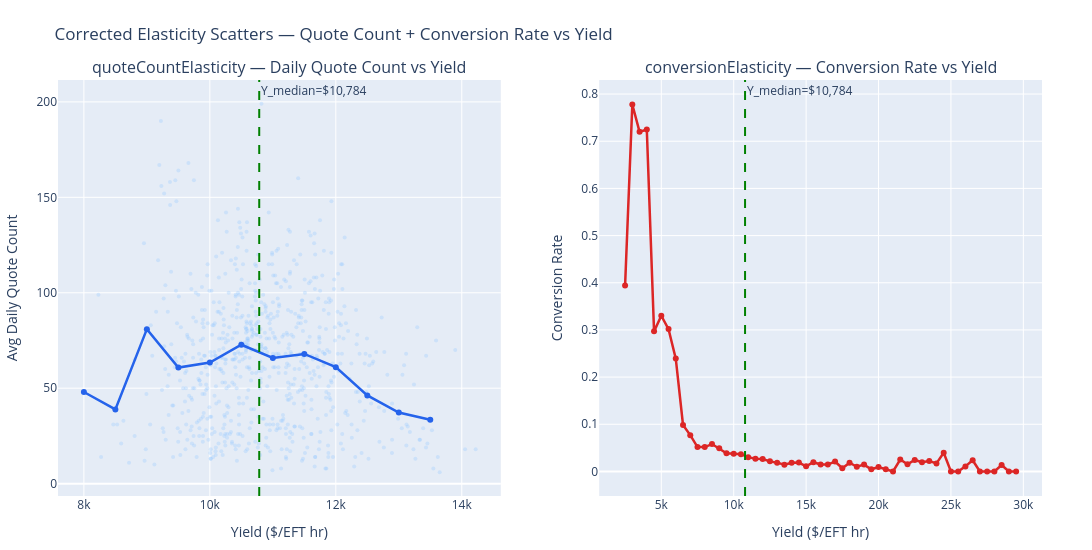

Notebook code for this chart:
### Code cell
# ── Corrected conversionElasticity scatter ────────────────────────
df_elasticity = (
    df_deduped_enriched
    .filter(
        pl.col("final_yield").is_not_null() &
        pl.col("final_yield").gt(2000) &
        pl.col("final_yield").lt(30000)
    )
    .with_columns(
        ((pl.col("final_yield") / 500).floor() * 500)
          .alias("yield_bracket")
    )
)

df_conv_binned = (
    df_elasticity
    .group_by("yield_bracket")
    .agg([
        pl.len().alias("quote_count"),
        pl.col("booked").sum().alias("bookings"),
        pl.col("booked").mean().alias("conversion_rate"),
    ])
    .filter(pl.col("quote_count") >= 20)  # min 20 quotes for stability
    .sort("yield_bracket")
)

print("Conversion rate by yield bracket:")
print(df_conv_binned.select([
    "yield_bracket","quote_count","bookings","conversion_rate"
]))

df_conv_pd = df_conv_binned.to_pandas()

fig = make_subplots(rows=1, cols=2, subplot_titles=[
    "quoteCountElasticity — Daily Quote Count vs Yield",
    "conversionElasticity — Conversion Rate vs Yield"
])

# Chart 1: quote count (daily scatter + bracket avg)
df_qc = df_daily_quotes.filter(
    pl.col("median_yield").is_not_null() &
    pl.col("median_yield").gt(5000) &
    pl.col("median_yield").lt(20000)
).to_pandas()

df_qc["yield_bracket"] = (df_qc["median_yield"] / 500).astype(int) * 500
df_qc_binned = (
    df_qc.groupby("yield_bracket")
    .agg(avg_count=("daily_quote_count","mean"), n=("daily_quote_count","count"))
    .reset_index().query("n >= 3").sort_values("yield_bracket")
)

fig.add_trace(go.Scatter(
    x=df_qc["median_yield"], y=df_qc["daily_quote_count"],
    mode="markers", name="daily raw",
    marker=dict(color="#93c5fd", size=4, opacity=0.3)
), row=1, col=1)
fig.add_trace(go.Scatter(
    x=df_qc_binned["yield_bracket"], y=df_qc_binned["avg_count"],
    mode="lines+markers", name="bracket avg",
    line=dict(color="#2563eb", width=2.5)
), row=1, col=1)

# Chart 2: conversion rate
fig.add_trace(go.Scatter(
    x=df_conv_pd["yield_bracket"], y=df_conv_pd["conversion_rate"],
    mode="lines+markers", name="conversion rate",
    line=dict(color="#dc2626", width=2.5),
    marker=dict(size=6)
), row=1, col=2)

# median yield line on both
for col_idx in [1, 2]:
    fig.add_vline(
        x=10784, line_dash="dash", line_color="green",
        annotation_text="Y_median=$10,784",
        row=1, col=col_idx
    )

fig.update_layout(
    title="Corrected Elasticity Scatters — Quote Count + Conversion Rate vs Yield",
    height=550, width=1200,
    margin=dict(l=50, r=50, t=80, b=50),
    showlegend=False
)
fig.update_xaxes(title_text="Yield ($/EFT hr)")
fig.update_yaxes(title_text="Avg Daily Quote Count", row=1, col=1)
fig.update_yaxes(title_text="Conversion Rate", row=1, col=2)
fig.show()

# save enriched quotes
df_deduped_enriched.write_parquet(PROCESSED_DIR / "quotes_deduped_enriched.parquet")
print("\n✅ Saved → data/processed/quotes_deduped_enriched.parquet")

### Figure 1 — Plotly figure (JSON) as saved in the notebook; plotly's stock layout.template omitted (floating-point values rounded to 4 significant figures; data arrays with more than 128 entries replaced by an {"elided": "..."} marker saying what was removed)
{"data": [{"marker": {"color": "#93c5fd", "opacity": 0.3, "size": 4}, "mode": "markers", "name": "daily raw", "type": "scatter", "x": {"elided": "731 float values"}, "xaxis": "x", "y": {"elided": "731 int values"}, "yaxis": "y"}, {"line": {"color": "#2563eb", "width": 2.5}, "mode": "lines+markers", "name": "bracket avg", "type": "scatter", "x": [8000, 8500, 9000, 9500, 10000, 10500, 11000, 11500, 12000, 12500, 13000, 13500], "xaxis": "x", "y": [48.0, 38.9, 80.95, 60.82, 63.43, 72.78, 65.83, 67.97, 61.02, 46.21, 37.28, 33.5], "yaxis": "y"}, {"line": {"color": "#dc2626", "width": 2.5}, "marker": {"size": 6}, "mode": "lines+markers", "name": "conversion rate", "type": "scatter", "x": [2500.0, 3000.0, 3500.0, 4000.0, 4500.0, 5000.0, 5500.0, 6000.0, 6500.0, 7000.0, 7500.0, 8000.0, 8500.0, 9000.0, 9500.0, 10000.0, 10500.0, 11000.0, 11500.0, 12000.0, 12500.0, 13000.0, 13500.0, 14000.0, 14500.0, 15000.0, 15500.0, 16000.0, 16500.0, 17000.0, 17500.0, 18000.0, 18500.0, 19000.0, 19500.0, 20000.0, 20500.0, 21000.0, 21500.0, 22000.0, 22500.0, 23000.0, 23500.0, 24000.0, 24500.0, 25000.0, 25500.0, 26000.0, 26500.0, 27000.0, 27500.0, 28000.0, 28500.0, 29000.0, 29500.0], "xaxis": "x2", "y": [0.3939, 0.7778, 0.72, 0.7246, 0.2969, 0.33, 0.3018, 0.2392, 0.09854, 0.07699, 0.05161, 0.05174, 0.05809, 0.04899, 0.03855, 0.03772, 0.03664, 0.03029, 0.02679, 0.02647, 0.02139, 0.01863, 0.01436, 0.01832, 0.01881, 0.0109, 0.01961, 0.01473, 0.01463, 0.0211, 0.006726, 0.01862, 0.009967, 0.01455, 0.004608, 0.009302, 0.00463, 0.0, 0.02532, 0.01527, 0.02439, 0.01961, 0.02206, 0.01709, 0.0396, 0.0, 0.0, 0.01075, 0.02381, 0.0, 0.0, 0.0, 0.0137, 0.0, 0.0], "yaxis": "y2"}], "layout": {"annotations": [{"font": {"size": 16}, "showarrow": false, "text": "quoteCountElasticity — Daily Quote Count vs Yield", "x": 0.225, "xanchor": "center", "xref": "paper", "y": 1, "yanchor": "bottom", "yref": "paper"}, {"font": {"size": 16}, "showarrow": false, "text": "conversionElasticity — Conversion Rate vs Yield", "x": 0.775, "xanchor": "center", "xref": "paper", "y": 1, "yanchor": "bottom", "yref": "paper"}, {"showarrow": false, "text": "Y_median=$10,784", "x": 10784, "xanchor": "left", "xref": "x", "y": 1, "yanchor": "top", "yref": "y domain"}, {"showarrow": false, "text": "Y_median=$10,784", "x": 10784, "xanchor": "left", "xref": "x2", "y": 1, "yanchor": "top", "yref": "y2 domain"}], "height": 550, "margin": {"b": 50, "l": 50, "r": 50, "t": 80}, "shapes": [{"line": {"color": "green", "dash": "dash"}, "type": "line", "x0": 10784, "x1": 10784, "xref": "x", "y0": 0, "y1": 1, "yref": "y domain"}, {"line": {"color": "green", "dash": "dash"}, "type": "line", "x0": 10784, "x1": 10784, "xref": "x2", "y0": 0, "y1": 1, "yref": "y2 domain"}], "showlegend": false, "title": {"text": "Corrected Elasticity Scatters — Quote Count + Conversion Rate vs Yield"}, "width": 1200, "xaxis": {"anchor": "y", "domain": [0, 0.45], "title": {"text": "Yield ($/EFT hr)"}}, "xaxis2": {"anchor": "y2", "domain": [0.55, 1], "title": {"text": "Yield ($/EFT hr)"}}, "yaxis": {"anchor": "x", "domain": [0, 1], "title": {"text": "Avg Daily Quote Count"}}, "yaxis2": {"anchor": "x2", "domain": [0, 1], "title": {"text": "Conversion Rate"}}}}
